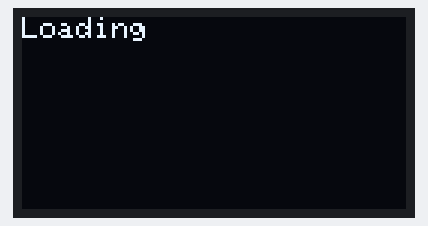
Bench run of a sketch on a simulated ESP32. Parts: 128×64 one-colour display.

Above: at 0.1 s.
At 4.6 s:
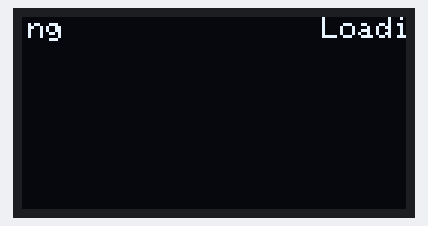
At 8.4 s:
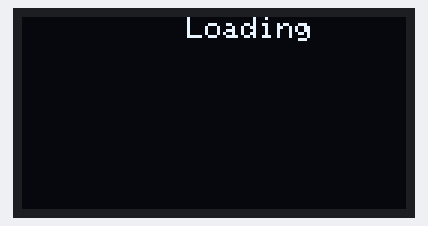
At 12.5 s:
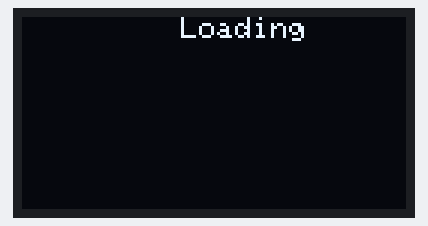
At 19.6 s:
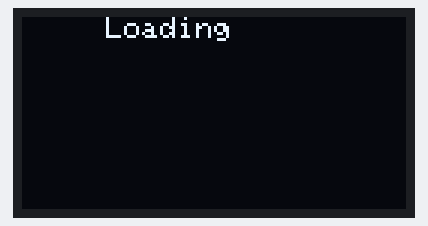
At 20.2 s:
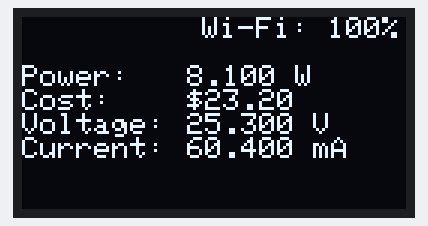

The sketch:

OLEDText.ino
```cpp
#include <Wire.h>
#include <Adafruit_GFX.h>
#include <Adafruit_SSD1306.h>
#include <stdlib.h>

#define SCREEN_WIDTH 128 // OLED display width, in pixels
#define SCREEN_HEIGHT 64 // OLED display height, in pixels

// Declaration for an SSD1306 display connected to I2C (SDA, SCL pins)
Adafruit_SSD1306 display(SCREEN_WIDTH, SCREEN_HEIGHT, &Wire, -1);

void setup() {
  Serial.begin(115200);

  if(!display.begin(SSD1306_SWITCHCAPVCC, 0x3C)) { // Address 0x3D for 128x64
    Serial.println(F("SSD1306 allocation failed"));
    for(;;);
  }

  display.clearDisplay();
  display.setTextSize(1);
  display.setTextColor(WHITE);

  int count = 0;
  do{
    loadingSymbol(); //Until some process is complete
    count++;
  } while(count < 2);
  display.stopscroll();
}

void loop() {
  delay(50);

  display.clearDisplay();
  showUpperRight();
  showContent(8.1,23.2,25.3,60.4);
  display.display();
}

void showUpperRight() {
  display.setCursor(60, 0);
  display.println("Wi-Fi: 100%");
}

void showContent(float power, float cost, float volts, float amps) {
  char powerArray[10];
  char costArray[10];
  char voltsArray[10];
  char ampsArray[10];

  dtostrf(power, 4, 3, powerArray);
  dtostrf(cost, 4, 2, costArray);
  dtostrf(volts, 4, 3, voltsArray);
  dtostrf(amps, 4, 3, ampsArray);

  String powerString = powerArray;
  String costString = "$";
  String voltsString = voltsArray;
  String ampsString = ampsArray;

  powerString += " W";
  costString += costArray;
  voltsString += " V";
  ampsString += " mA";

  display.setCursor(0,16);
  display.println("Power: ");
  display.println("Cost:");
  display.println("Voltage:");
  display.println("Current:");
  display.setCursor(55,16);
  display.println(powerString);
  display.setCursor(55,24);
  display.println(costString);
  display.setCursor(55,32);
  display.println(voltsString);
  display.setCursor(55,40);
  display.println(ampsString);
}

void loadingSymbol() {
  display.clearDisplay();
  display.setCursor(0, 0);
  display.println("Loading");
  display.display();

  display.startscrolldiagright(0x07, 0x00);
  delay(5000);
  display.startscrolldiagleft(0x00, 0x07);
  delay(5000);
}
```

Measured:
- what the display in image 1 shows lasts 0.5 s, from 4.6 s to 5.1 s
